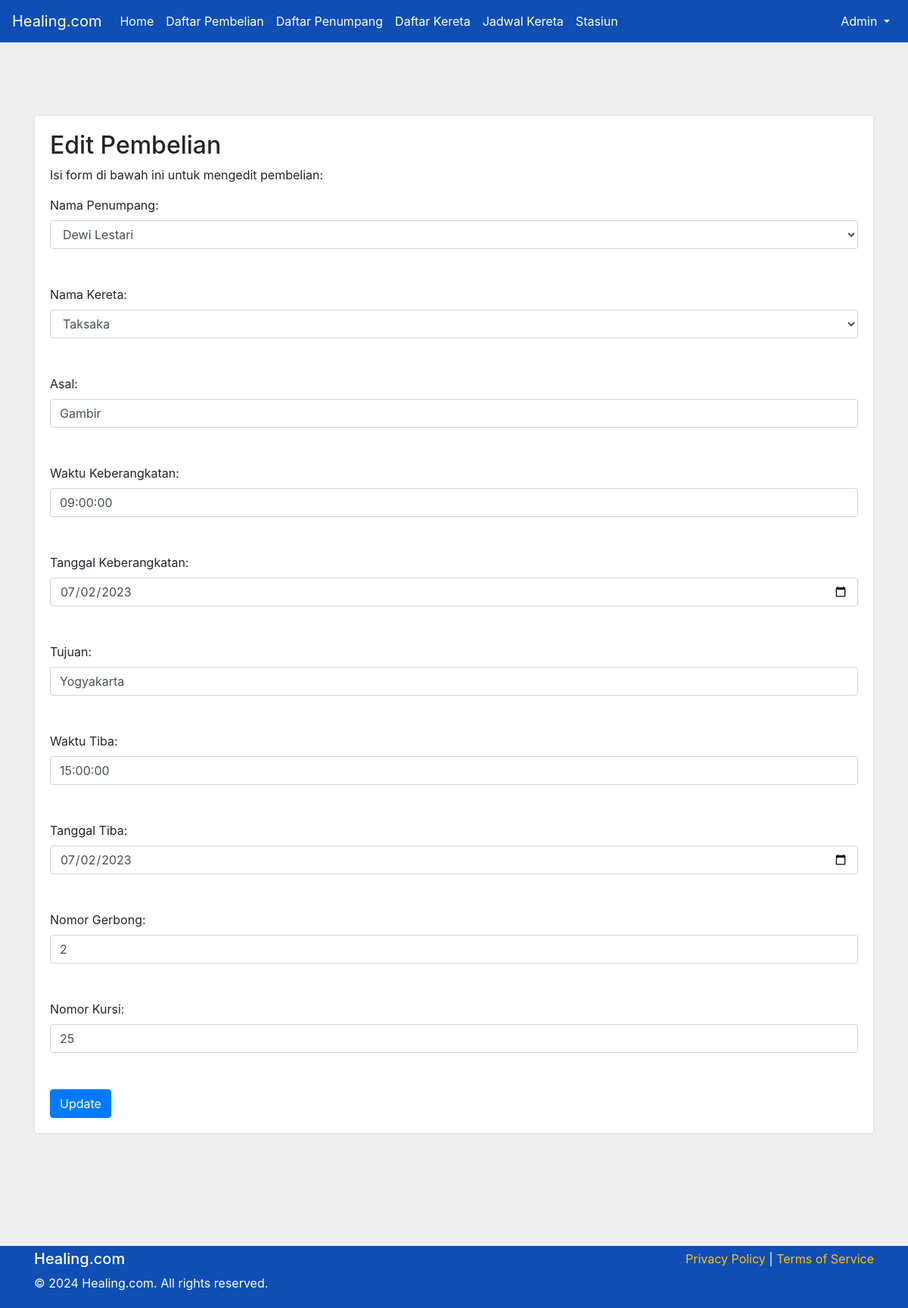
The page /Kereta/edit_pembelian.php?id=2 on the database its author committed.
### tables this page shows
CREATE TABLE `pembelian` (
  `id_pembelian` int(11) NOT NULL,
  `id_keretafk` int(11) DEFAULT NULL,
  `id_penumpangfk` int(11) DEFAULT NULL,
  `asal` varchar(100) DEFAULT NULL,
  `tujuan` varchar(100) DEFAULT NULL,
  `waktu_keberangkatan` time DEFAULT NULL,
  `waktu_tiba` time DEFAULT NULL,
  `tanggal_keberangkatan` date DEFAULT NULL,
  `tanggal_tiba` date DEFAULT NULL,
  `nomor_gerbong` int(11) DEFAULT NULL,
  `nomor_kursi` int(11) DEFAULT NULL,
  `biaya` int(11) DEFAULT NULL
);

CREATE TABLE `penumpang` (
  `id_penumpang` int(11) NOT NULL,
  `nama_penumpang` varchar(100) DEFAULT NULL,
  `username` varchar(50) DEFAULT NULL,
  `email` varchar(100) DEFAULT NULL,
  `no_telpon` varchar(15) DEFAULT NULL,
  `gender` enum('Laki-laki','Perempuan') DEFAULT NULL,
  `tanggal_lahir` date DEFAULT NULL,
  `password` varchar(255) DEFAULT NULL,
  `foto_profil` varchar(255) DEFAULT NULL
);

CREATE TABLE `kereta_api` (
  `id_kereta` int(11) NOT NULL,
  `nama_kereta` varchar(100) DEFAULT NULL,
  `rute` varchar(255) DEFAULT NULL,
  `biaya` int(11) DEFAULT NULL,
  `total_kursi` int(11) DEFAULT NULL
);

### Kereta/edit_pembelian.php (the view, shortened to what this page needs)
<?php
include "koneksi.php";
if (isset($_GET['id'])) {
    $id_pembelian = $_GET['id'];
    $query = "SELECT * FROM pembelian WHERE id_pembelian = '$id_pembelian'";
    $result = mysqli_query($conn, $query);
    if ($row = mysqli_fetch_assoc($result)) {
        $id_penumpangfk = $row['id_penumpangfk'];
        $kereta_fk = $row['id_keretafk'];
        $asal = $row['asal'];
        $waktu_keberangkatan = $row['waktu_keberangkatan'];
        $tanggal_keberangkatan = $row['tanggal_keberangkatan'];
        $tujuan = $row['tujuan'];
        $waktu_tiba = $row['waktu_tiba'];
        $tanggal_tiba = $row['tanggal_tiba'];
        $nomor_gerbong = $row['nomor_gerbong'];
        $nomor_kursi = $row['nomor_kursi'];
    }
}
$penumpang_query = "SELECT id_penumpang, nama_penumpang FROM penumpang";
$penumpang_result = mysqli_query($conn, $penumpang_query);
$kereta_query = "SELECT id_kereta, nama_kereta FROM kereta_api";
$kereta_result = mysqli_query($conn, $kereta_query);
?>
<!DOCTYPE html>
<html lang="en">
<head>
    <link rel="stylesheet" href="css/style.css">
    <link rel="stylesheet" href="https://cdnjs.cloudflare.com/ajax/libs/font-awesome/6.5.2/css/all.min.css">
    <link rel="stylesheet" href="https://stackpath.bootstrapcdn.com/bootstrap/4.3.1/css/bootstrap.min.css">
    <link rel="stylesheet" href="https://cdnjs.cloudflare.com/ajax/libs/jqueryui/1.12.1/jquery-ui.min.css">
</head>
<body style="background-color: #EEEEEE;">
    <nav class="navbar navbar-expand-lg" style="background-color: #0E4EB5;">
    <a class="navbar-brand text-white" href="#">Healing.com</a>
    <div class="collapse navbar-collapse" id="navbarNav">
        <ul class="navbar-nav mr-auto">
            <li class="nav-item">
                <a class="nav-link text-white" href="admin.php">Home</a>
            </li>
            <li class="nav-item">
                <a class="nav-link text-white" href="daftar_pembelian.php">Daftar Pembelian</a>
            </li>
            <li class="nav-item">
                <a class="nav-link text-white" href="daftar_penumpang.php">Daftar Penumpang</a>
            </li>
            <li class="nav-item">
                <a class="nav-link text-white" href="daftar_kereta.php">Daftar Kereta</a>
            </li>
            <li class="nav-item">
                <a class="nav-link text-white" href="jadwal_kereta.php">Jadwal Kereta</a>
            </li>
            <li class="nav-item">
                <a class="nav-link text-white" href="stasiun.php">Stasiun</a>
            </li>
        </ul>
        <ul class="navbar-nav ml-auto">
            <li class="nav-item dropdown">
                <a class="nav-link dropdown-toggle text-white" href="#" id="navbarDropdown" role="button" data-toggle="dropdown" aria-haspopup="true" aria-expanded="false">
                    Admin
                </a>
            </li>
        </ul>
    </div>
    </nav>
    <div class="main-content container mt-5 pt-5">
        <div class="card">
            <div class="card-body">
                <h2>Edit Pembelian</h2>
                <p>Isi form di bawah ini untuk mengedit pembelian:</p>
                <form action="" method="post">
                    <label for="id_penumpangfk">Nama Penumpang:</label>
                    <select id="id_penumpangfk" name="id_penumpangfk" class="form-control">
                        <?php while ($penumpang_row = mysqli_fetch_assoc($penumpang_result)) : ?>
                            <option value="<?php echo $penumpang_row['id_penumpang']; ?>" <?php if ($id_penumpangfk == $penumpang_row['id_penumpang']) echo 'selected'; ?>>
                                <?php echo $penumpang_row['nama_penumpang']; ?>
                            </option>
                        <?php endwhile; ?>
                    </select><br><br>
                    <label for="kereta_fk">Nama Kereta:</label>
                    <select id="kereta_fk" name="kereta_fk" class="form-control">
                        <?php while ($kereta_row = mysqli_fetch_assoc($kereta_result)) : ?>
                            <option value="<?php echo $kereta_row['id_kereta']; ?>" <?php if ($kereta_fk == $kereta_row['id_kereta']) echo 'selected'; ?>>
                                <?php echo $kereta_row['nama_kereta']; ?>
                            </option>
                        <?php endwhile; ?>
                    </select><br><br>
                    <label for="asal">Asal:</label>
                    <input type="text" id="asal" name="asal" value="<?php echo $asal;?>" class="form-control"><br><br>
                    <label for="waktu_keberangkatan">Waktu Keberangkatan:</label>
                    <input type="text" id="waktu_keberangkatan" name="waktu_keberangkatan" value="<?php echo $waktu_keberangkatan;?>" class="form-control"><br><br>
                    <label for="tanggal_keberangkatan">Tanggal Keberangkatan:</label>
                    <input type="date" id="tanggal_keberangkatan" name="tanggal_keberangkatan" value="<?php echo $tanggal_keberangkatan;?>" class="form-control"><br><br>
                    <label for="tujuan">Tujuan:</label>
                    <input type="text" id="tujuan" name="tujuan" value="<?php echo $tujuan;?>" class="form-control"><br><br>
                    <label for="waktu_tiba">Waktu Tiba:</label>
                    <input type="text" id="waktu_tiba" name="waktu_tiba" value="<?php echo $waktu_tiba;?>" class="form-control"><br><br>
                    <label for="tanggal_tiba">Tanggal Tiba:</label>
                    <input type="date" id="tanggal_tiba" name="tanggal_tiba" value="<?php echo $tanggal_tiba;?>" class="form-control"><br><br>
                    <label for="nomor_gerbong">Nomor Gerbong:</label>
                    <input type="text" id="nomor_gerbong" name="nomor_gerbong" value="<?php echo $nomor_gerbong;?>" class="form-control"><br><br>
                    <label for="nomor_kursi">Nomor Kursi:</label>
                    <input type="text" id="nomor_kursi" name="nomor_kursi" value="<?php echo $nomor_kursi;?>" class="form-control"><br><br>
                    <input type="submit" name="submit" value="Update" class="btn btn-primary">
                </form>
            </div>
        </div>
    </div>
    <?php include "footer.php";?>

### Kereta/css/style.css (style rules this page uses)
* { margin: 0; padding: 0; box-sizing: border-box; }
body { font-family: "Inter", sans-serif; background-color: #EEEEEE; display: flex; flex-direction: column; min-height: 100vh; }
.navbar-nav .nav-link { color: #ffffff !important; }
.main-content { padding-top: 100px; padding-bottom: 100px; }
a { text-decoration: none; }

### Kereta/edit_pembelian.php (style rules this page uses)
.main-content { padding-top: 100px; padding-bottom: 100px; }
body { background-color: #f8f9fa; }
a { text-decoration: none; }

### rows shown on the page
pembelian: id_penumpangfk "Dewi Lestari", kereta_fk "Taksaka", asal "Gambir", waktu_keberangkatan "09:00:00", tanggal_keberangkatan "07/02/2023", tujuan "Yogyakarta", waktu_tiba "15:00:00", tanggal_tiba "07/02/2023", nomor_gerbong "2", nomor_kursi "25"
